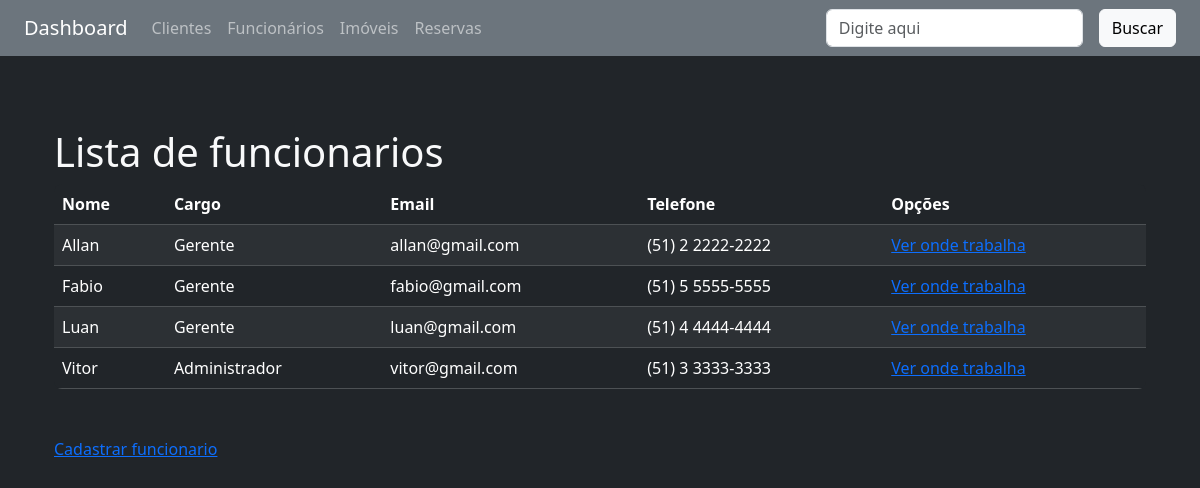
/funcionarios/nome/, run on the app's committed database.
### funcionarios/models.py (models this page shows, shortened)
class Funcionario(models.Model):
    CARGO_CHOICES = [
        ('GER', 'Gerente'),
        ('ADM', 'Administrador'),
    ]
    nome = models.CharField(max_length=100)
    email = models.EmailField(unique=True)
    telefone = models.CharField(max_length=20, blank=True)
    cargo = models.CharField(max_length=50, choices=CARGO_CHOICES)
    ativo = models.BooleanField(default=True)

### funcionarios/views.py (the view)
# urls.py: path('<campo>/', funcionarios, name="lista"),
def funcionarios(request, campo):
    query = request.GET.get('busca', '')
    if campo == 'nome' and query:
        funcionarios = Funcionario.objects.filter(
            ativo=True, nome__icontains=query)
    else:
        funcionarios = Funcionario.objects.filter(ativo=True)
    if campo:
        campo_ordenacao = ORDENACAO_FUNCIONARIO_LOOKUP.get(campo, 'nome')
        funcionarios = funcionarios.order_by(campo_ordenacao)
    dados = {'funcionarios': funcionarios, 'ativos': True, 'query': query}
    return render(request, 'funcionarios/lista.html', dados)

### funcionarios/templates/funcionarios/lista.html
{% extends 'base.html' %}
{% block content %}
<div class="container-sm mt-5">
    <h1 class="h1">Lista de funcionarios</h1>
</div>
<div class="container-sm mt-2">
    <div class="bg-dark rounded-3 overflow-hidden">
        <table cellpadding="5" cellspacing="1" class="table table-dark table-striped mb-0">
            <thead>
                <tr>
                    <th>Nome</th>
                    <th>Cargo</th>
                    <th>Email</th>
                    <th>Telefone</th>
                    <th>Opções</th>
                </tr>
            </thead>
            <tbody>
                {% for funcionario in funcionarios %}
                <tr>
                    <td>{{ funcionario.nome }}</td>
                    <td>{{ funcionario.get_cargo_display }}</td>
                    <td>{{ funcionario.email }}</td>
                    <td>{{ funcionario.telefone }}</td>
                    <td><a href="#">Ver onde trabalha</a></td>
                </tr>
                {% empty %}
                <tr>
                    <td colspan="5">Nenhum funcionario cadastrado.</td>
                </tr>
                {% endfor %}
            </tbody>
        </table>
    </div>
</div>
<div class="container-sm mt-5">
    <a href="{% url 'funcionarios:cadastrar' %}">Cadastrar funcionario</a>
</div>
{% endblock %}

### data on the page
Funcionario: nome "Allan", cargo "Gerente", email "allan@gmail.com", telefone "(51) 2 2222-2222"
Funcionario: nome "Fabio", cargo "Gerente", email "fabio@gmail.com", telefone "(51) 5 5555-5555"
Funcionario: nome "Luan", cargo "Gerente", email "luan@gmail.com", telefone "(51) 4 4444-4444"
Funcionario: nome "Vitor", cargo "Administrador", email "vitor@gmail.com", telefone "(51) 3 3333-3333"
